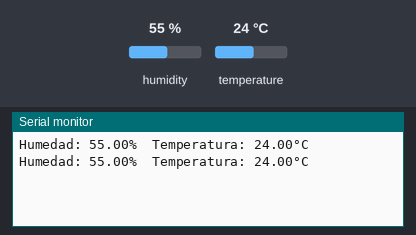
Simulated run of this sketch. Board: Arduino Uno, built with avr-gcc and run on an emulated ATmega328P. Parts: the last lines printed to the serial monitor. The test bench sets the inputs (shaded band); at power-on: humidity 55 %, temperature 24 °C.

Above: at 4.8 s.
4.9 s: humidity set to 22 %
At 7.5 s:
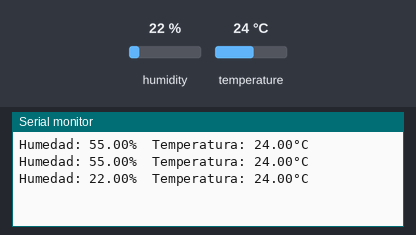
7.9 s: temperature set to 12 °C
At 8.7 s:
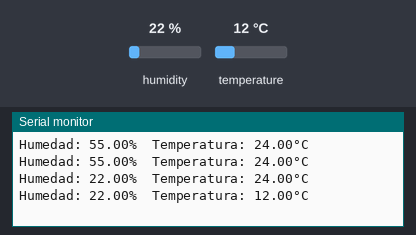
10.9 s: humidity set to 40 %
At 13.6 s:
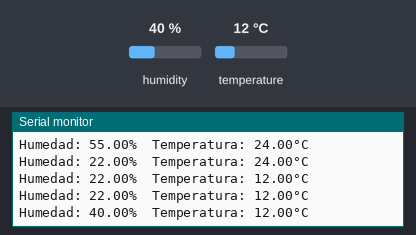
Timing chart, 0 to 15.1 s (numbered marks = the images above; inputs shaded):
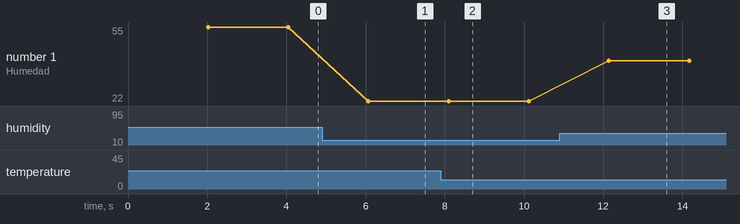

Measured:
- after the input at 4.9 s, the serial monitor: prints a new line after 1.2 s (image 1)
- after the input at 7.9 s, the serial monitor: prints a new line after 0.20 s (image 2)
- after the input at 10.9 s, the serial monitor: prints a new line after 1.2 s (image 3)
- plotted number 1: 55 → 22 after the input at 4.9 s, 22 → 40 after the input at 10.9 s

The sketch:

SensortemperaturaHumedad.ino
```cpp
// Definiciones necesarias
#include <DHT.h> //Librería para leer el sensor DHT
#define DHTPIN 2
#define DHTTYPE DHT11
DHT dht(DHTPIN, DHTTYPE);
void setup() {
   Serial.begin(9600);
   // Inicialización del sensor
   dht.begin();
}
void loop() {
   delay(2000);
   float h = dht.readHumidity(); //Devuelve la humedad en porcentaje
   float t = dht.readTemperature(); //devuelve la temperatura en grados Celsius
   // Si no se puede leer la humedad o la temperatura, las funciones devuelven NAN
   if (isnan(h) || isnan(t)) //isnan() comprueba si dan NAN | \t es un carácter de tabulación, que nos permite alinear los datos en el monitor serie |
      Serial.println("Error al leer el sensor DHT11");
   else {
      Serial.print("Humedad: ");
      Serial.print(h);
      Serial.print("%\t");
      Serial.print("Temperatura: ");
      Serial.print(t);
      Serial.println("°C"); // Introduce al final de la frase el caracter de fin de línea.
   }
}
```
